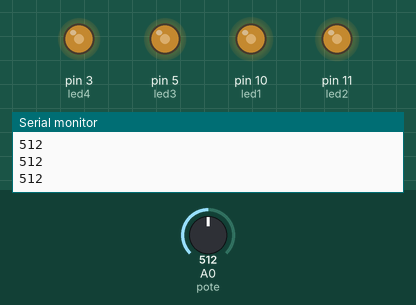
Simulated run of this sketch. Board: Arduino Uno, built with avr-gcc and run on an emulated ATmega328P. On the bench: output pins drawn as LEDs (lit = HIGH), the last lines printed to the serial monitor. The test bench sets the inputs (shaded band); at power-on: A0 (pote) = 512.

Above: at 1.2 s.
1.3 s: A0 (pote) set to 490
At 2.0 s:
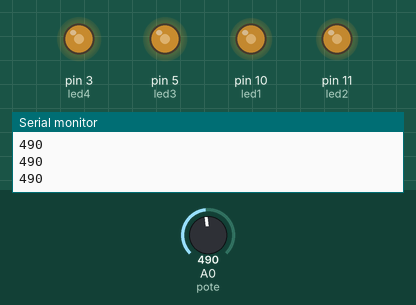
2.8 s: A0 (pote) set to 122
At 3.9 s:
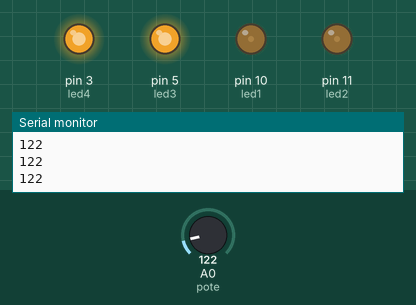
4.3 s: A0 (pote) set to 0
At 5.5 s:
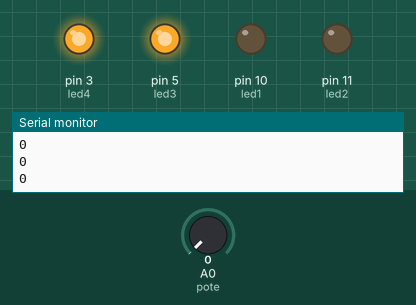
5.8 s: A0 (pote) set to 306
At 7.0 s:
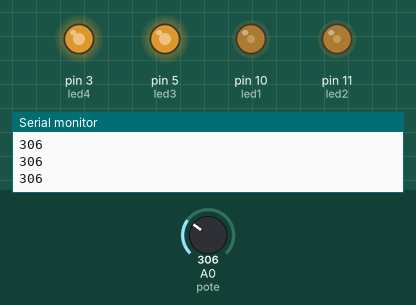
7.3 s: A0 (pote) set to 610
At 7.8 s:
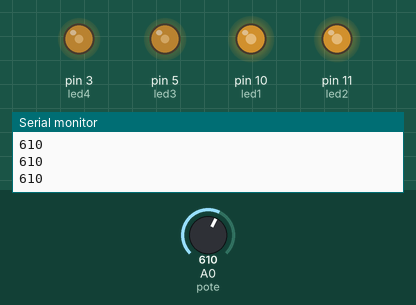
8.8 s: A0 (pote) set to 900
At 9.4 s:
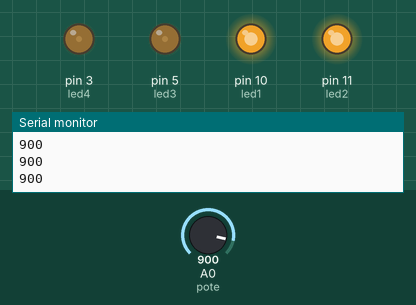
Timing chart, 0 to 11.3 s (numbered marks = the images above; inputs shaded):
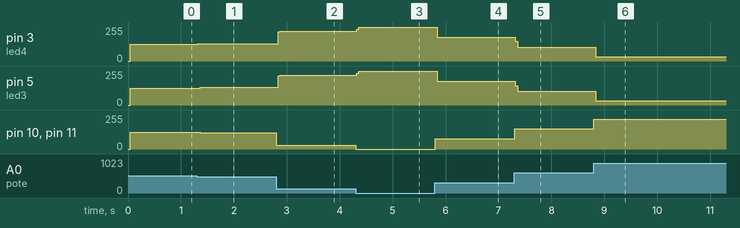

Measured:
- after the input at 1.3 s, pin 3 (led4): 124/255 → 130/255 at once; pin 5 (led3): 124/255 → 132/255 after 0.06 s; pin 10 (led1), pin 11 (led2): 125/255 → 122/255 after 0.06 s
- after the input at 2.8 s, pin 3 (led4): 130/255 → 224/255 at once; pin 5 (led3): 132/255 → 224/255 at once; pin 10 (led1), pin 11 (led2): 122/255 → 30/255 at once
- after the input at 4.3 s, pin 3 (led4), pin 5 (led3): 224/255 → 252/255 at once; pin 10 (led1), pin 11 (led2): 30/255 → 0/255 at once
- after the input at 5.8 s, pin 3 (led4), pin 5 (led3): 252/255 → 179/255 at once; pin 10 (led1), pin 11 (led2): 0/255 → 76/255 at once
- after the input at 7.3 s, pin 3 (led4), pin 5 (led3): 179/255 → 102/255 at once; pin 10 (led1), pin 11 (led2): 76/255 → 152/255 at once
- after the input at 8.8 s, pin 3 (led4), pin 5 (led3): 102/255 → 33/255 at once; pin 10 (led1), pin 11 (led2): 152/255 → 224/255 at once

The sketch:

sketch_may30b.ino
```cpp
const int led1 = 10;
const int led2 = 11;
const int led3 = 5;
const int led4 = 3;
const int pote= 0;
int  x1, x2;

long val = 0;
// -----------------------------------------------------------------------------
void setup()
{
  pinMode(led1, OUTPUT);
  pinMode(led2, OUTPUT);
  pinMode(led3, OUTPUT);
  pinMode(led4, OUTPUT);
  Serial.begin (9600);

}
// -----------------------------------------------------------------------------
void loop()
{
  val=analogRead(pote);
  x1=map(val, 0 , 1023, 0, 255);
  x2=map(val, 0, 1023, 255, 0);

  if (val >500 && val <600)
  {
    analogWrite(led1, 0);
    analogWrite(led2, 0);
    analogWrite(led3, 0);
    analogWrite(led4, 0);
 }

  if (val >0 && val<499);
  {
    analogWrite(led1, x1);
    analogWrite(led2, x1);
    analogWrite(led3, 0);
    analogWrite(led4, 0);
  }


//  else
  {
    analogWrite(led1, x1);
    analogWrite(led2, x1);
    analogWrite(led3, x2);
    analogWrite(led4, x2);

  }
  Serial.println(val);
}
```
